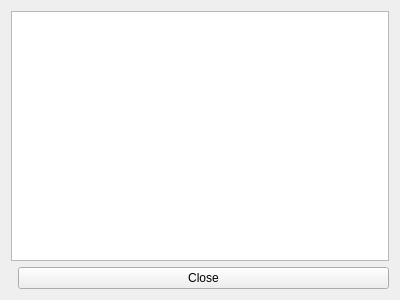
<?xml version="1.0" encoding="UTF-8"?>
<ui version="4.0">
 <class>AnnouncementDialog</class>
 <widget class="QDialog" name="AnnouncementDialog">
  <property name="geometry">
   <rect>
    <x>0</x>
    <y>0</y>
    <width>400</width>
    <height>300</height>
   </rect>
  </property>
  <property name="windowTitle">
   <string>Announcements</string>
  </property>
  <layout class="QVBoxLayout" name="verticalLayout">
   <item>
    <widget class="QListWidget" name="announcementListWidget"/>
   </item>
   <item>
    <layout class="QHBoxLayout" name="buttonLayout">
     <item>
      <spacer name="horizontalSpacer">
       <property name="orientation">
        <enum>Qt::Horizontal</enum>
       </property>
      </spacer>
     </item>
     <item>
      <widget class="QPushButton" name="closeButton">
       <property name="text">
        <string>Close</string>
       </property>
       <property name="autoDefault">
        <bool>false</bool>
       </property>
      </widget>
     </item>
    </layout>
   </item>
  </layout>
 </widget>
 <resources/>
 <connections/>
</ui>
